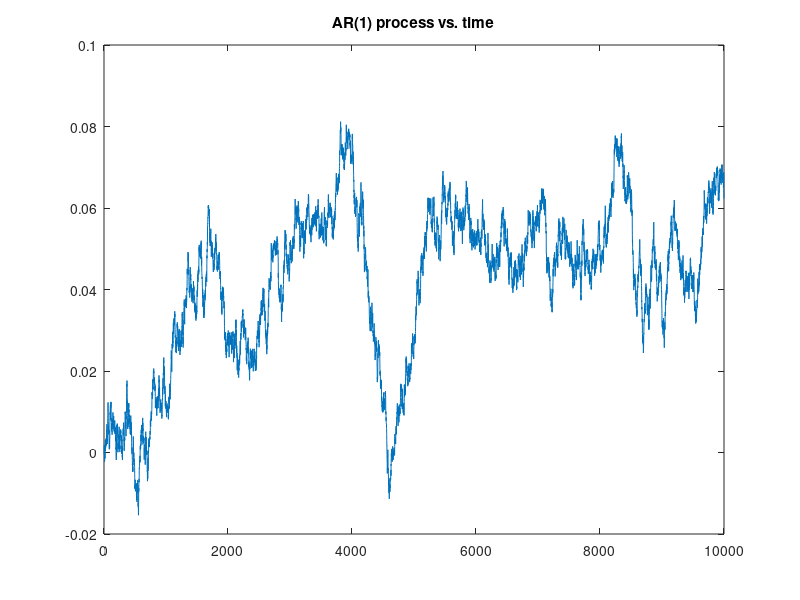

Source code (MATLAB):
clc; close all; clear;

%%%%%%%%%%%%%%%%%%%%%%%%%%%%%%%%%%%%%%%%%%%%%%%%%%%%%%%%%%%
% input parameters

theta=.1;   % reversion speed
m=.05;       % long term mean 
sigma=.01;   % volatility
T=10^4;     % number of steps
tau=.01;     % discrete time interval

%%%%%%%%%%%%%%%%%%%%%%%%%%%%%%%%%%%%%%%%%%%%%%%%%%%%%%%%%%%

var=sigma^2/2/theta*(1-exp(-2*theta*tau));
sd=sqrt(var);
eps=normrnd(0,sd,T,1);
x=0;

for t=1:T-1
    x(t+1)=m+exp(-theta*tau)*(x(t)-m)+eps(t);
end

figure
plot(x)
title('AR(1) process vs. time')